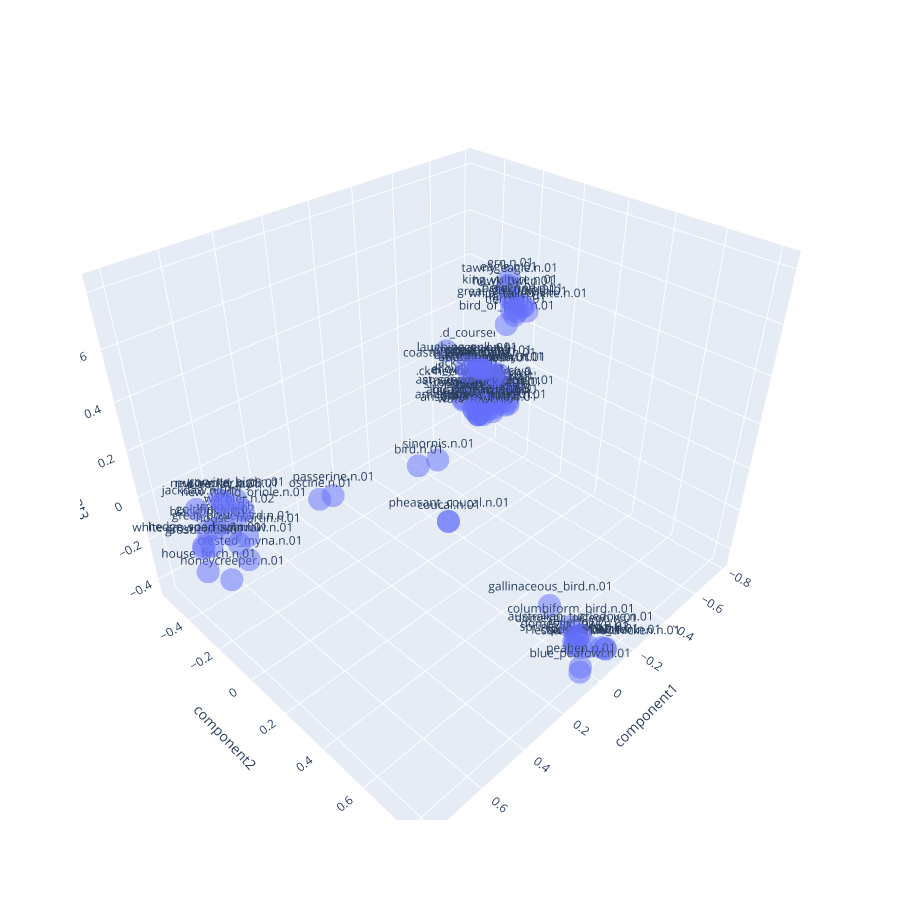

Write notebook code for a chart like this one.
### Code cell
import pandas as pd
import plotly.express as px
from sklearn.decomposition import PCA

pca = PCA(3)
components = pca.fit_transform(embeddings)

plot_df = pd.DataFrame(components, 
                       columns=['component1', 'component2', 'component3'], 
                       index=keys)

plot_df = plot_df.head(100)   #<--- PLOTTING ONLY 100 VECTORS FROM THIS DATA

px.scatter_3d(plot_df, 
              x='component1', y='component2', z='component3', 
              text=plot_df.index, opacity=0.5, height=900, width=900)

### Figure 1 — Plotly figure (JSON) as saved in the notebook; plotly's stock layout.template omitted (floating-point values rounded to 4 significant figures)
{"data": [{"hovertemplate": "component1=%{x}<br>component2=%{y}<br>component3=%{z}<br>index=%{text}<extra></extra>", "legendgroup": "", "marker": {"color": "#636efa", "opacity": 0.5, "symbol": "circle"}, "mode": "markers+text", "name": "", "scene": "scene", "showlegend": false, "text": ["australian_turtledove.n.01", "columbiform_bird.n.01", "snowy_egret.n.01", "bird.n.01", "american_gallinule.n.01", "gallinule.n.01", "banded_stilt.n.01", "stilt.n.03", "plover.n.01", "shorebird.n.01", "great_bowerbird.n.01", "passerine.n.01", "jaeger.n.01", "coastal_diving_bird.n.01", "blue_jay.n.01", "new_world_jay.n.01", "auklet.n.01", "aquatic_bird.n.01", "hedge_sparrow.n.01", "shoveler.n.02", "anseriform_bird.n.01", "peahen.n.01", "gallinaceous_bird.n.01", "pheasant_coucal.n.01", "coucal.n.01", "goldfinch.n.02", "oscine.n.01", "old_squaw.n.01", "sea_duck.n.01", "cochin.n.01", "domestic_fowl.n.01", "corncrake.n.01", "least_sandpiper.n.01", "warbler.n.02", "bufflehead.n.01", "black-necked_stilt.n.01", "adelie.n.01", "king_vulture.n.01", "bird_of_prey.n.01", "king_penguin.n.01", "penguin.n.01", "goosander.n.01", "waterfowl.n.01", "hawk_owl.n.01", "owl.n.01", "bewick's_swan.n.01", "swan.n.01", "nutcracker.n.03", "corvine_bird.n.01", "gander.n.01", "white-crowned_sparrow.n.01", "laughing_gull.n.01", "pochard.n.01", "water_turkey.n.01", "american_widgeon.n.01", "cygnet.n.01", "spoonbill.n.01", "great_grey_owl.n.01", "jacksnipe.n.01", "scaup.n.01", "cream-colored_courser.n.01", "pullet.n.02", "lesser_prairie_chicken.n.01", "prairie_chicken.n.01", "grosbeak.n.01", "ruddy_duck.n.01", "vireo.n.01", "tiercel.n.01", "hawk.n.01", "peregrine.n.01", "falcon.n.01", "atlantic_puffin.n.01", "blackpoll.n.01", "honeycreeper.n.01", "finch.n.01", "goose.n.01", "snow_goose.n.01", "blue_peafowl.n.01", "tawny_eagle.n.01", "eagle.n.01", "roller.n.07", "domestic_pigeon.n.01", "flamingo.n.01", "greater_yellowlegs.n.01", "yellowlegs.n.01", "jackdaw.n.01", "crested_myna.n.01", "weka.n.01", "rail.n.05", "spring_chicken.n.02", "chicken.n.02", "new_world_oriole.n.01", "house_martin.n.01", "white-tailed_kite.n.01", "greyhen.n.01", "ern.n.01", "yellow-crowned_night_heron.n.01", "heron.n.02", "house_finch.n.01", "sinornis.n.01"], "type": "scatter3d", "x": [0.04442, 0.02895, -0.7646, 0.02641, -0.5301, -0.5163, -0.7064, -0.7052, -0.7654, -0.5329, 0.6479, 0.3503, -0.5294, -0.463, 0.7094, 0.703, -0.586, -0.4455, 0.8067, -0.4962, -0.4583, 0.05822, -0.01201, -0.03092, -0.03026, 0.7428, 0.3933, -0.5224, -0.5601, -0.0223, -0.009777, -0.7174, -0.6167, 0.6518, -0.4741, -0.6251, -0.5298, -0.03572, -0.03854, -0.5254, -0.5298, -0.583, -0.4605, -0.05778, -0.04358, -0.7351, -0.6919, 0.7214, 0.6682, -0.6002, 0.7833, -0.4677, -0.5438, -0.596, -0.5965, -0.7069, -0.7813, -0.03487, -0.7108, -0.5829, -0.6447, -0.01324, -0.09875, -0.1001, 0.7893, -0.5045, 0.6855, -0.03298, -0.03649, -0.01024, -0.01673, -0.588, 0.7642, 0.7369, 0.6812, -0.5959, -0.5817, 0.06864, -0.08007, -0.08421, 0.02634, 0.0218, -0.7085, -0.6634, -0.6724, 0.8047, 0.6683, -0.728, -0.7225, -0.002813, -0.004464, 0.664, 0.6807, -0.01568, -0.07172, -0.09225, -0.7228, -0.7101, 0.8078, -0.05032], "y": [0.7859, 0.7332, -0.4033, -0.01864, -0.2271, -0.2208, -0.3896, -0.3837, -0.3285, -0.3299, -0.3645, -0.1223, -0.2474, -0.2324, -0.2593, -0.2625, -0.1807, -0.1871, -0.2601, -0.2311, -0.1716, 0.8125, 0.6077, 0.0821, 0.08187, -0.2822, -0.1453, -0.202, -0.1847, 0.7807, 0.7278, -0.2524, -0.4116, -0.2666, -0.204, -0.4145, -0.231, 0.3407, 0.3301, -0.225, -0.2277, -0.1982, -0.1738, 0.3362, 0.352, -0.2376, -0.2324, -0.2591, -0.2406, -0.1939, -0.2512, -0.2505, -0.1931, -0.2178, -0.2466, -0.2422, -0.3369, 0.3515, -0.4408, -0.2082, -0.5459, 0.7582, 0.805, 0.8035, -0.3041, -0.2106, -0.3301, 0.3669, 0.3715, 0.4134, 0.4153, -0.2204, -0.2981, -0.2433, -0.2495, -0.1875, -0.2021, 0.8193, 0.2979, 0.2912, 0.7645, 0.7535, -0.3339, -0.4402, -0.4436, -0.2648, -0.2207, -0.247, -0.238, 0.7378, 0.7401, -0.2113, -0.1803, 0.4289, 0.8057, 0.2894, -0.4136, -0.3825, -0.2666, 0.005813], "z": [-0.2735, -0.2873, -0.07336, 0.001835, -0.1231, -0.1199, -0.06709, -0.06641, -0.1373, -0.1054, -0.1654, -0.01536, 0.1008, 0.1107, 0.07858, 0.07605, 0.0689, -0.0415, -0.05437, -0.09288, -0.07103, -0.4036, -0.3045, -0.2432, -0.2417, -0.02783, -0.02077, -0.1149, -0.1097, -0.3893, -0.395, -0.1805, -0.1716, -0.01234, -0.04934, -0.1269, 0.1008, 0.7935, 0.6994, 0.09951, 0.1003, -0.1067, -0.07417, 0.7824, 0.776, -0.09597, -0.09275, 0.1007, 0.07841, -0.06832, -0.0663, 0.1271, -0.09514, 0.04067, -0.08968, -0.09266, -0.2333, 0.7579, -0.1351, -0.04026, 0.008559, -0.4056, -0.4438, -0.4416, -0.1062, -0.04179, -0.06508, 0.7466, 0.759, 0.7996, 0.8011, 0.04091, -0.0349, -0.2489, -0.1167, -0.05765, -0.07088, -0.4159, 0.8021, 0.8029, -0.3228, -0.328, -0.2103, -0.1524, -0.1539, 0.103, -0.1827, -0.1619, -0.1708, -0.4033, -0.4024, 0.04845, -0.03938, 0.7896, -0.4137, 0.822, -0.06015, -0.05743, -0.1787, 0.001253]}], "layout": {"height": 900, "legend": {"tracegroupgap": 0}, "margin": {"t": 60}, "scene": {"domain": {"x": [0, 1], "y": [0, 1]}, "xaxis": {"title": {"text": "component1"}}, "yaxis": {"title": {"text": "component2"}}, "zaxis": {"title": {"text": "component3"}}}, "width": 900}}
